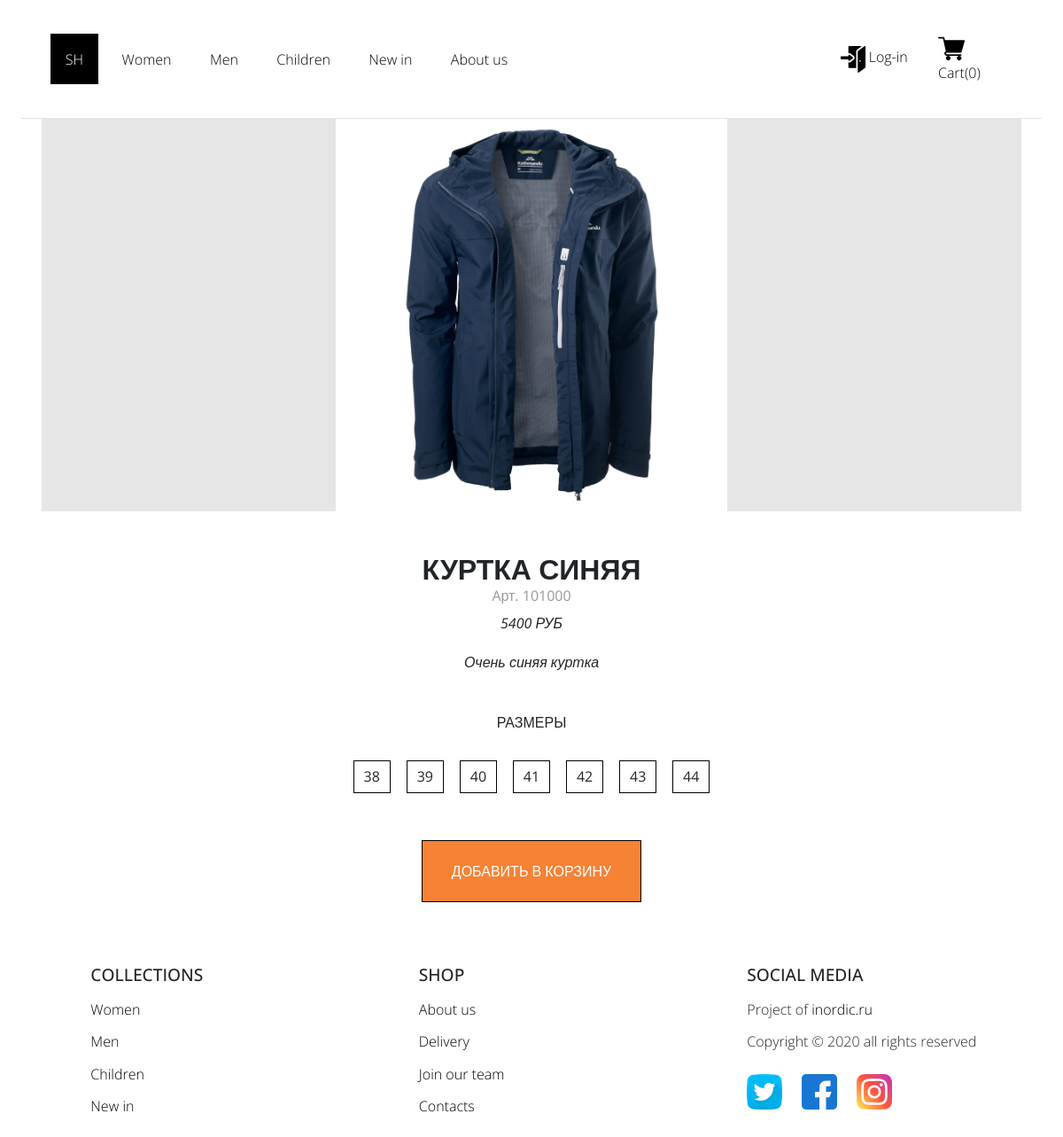
Page /card.php?id=1&title=Куртка синяя on the committed database.
### tables this page shows
CREATE TABLE `core_goods` (
  `id` int(11) NOT NULL,
  `title` varchar(100) NOT NULL,
  `category` int(10) DEFAULT NULL,
  `picture` varchar(400) DEFAULT NULL,
  `price` int(11) DEFAULT NULL,
  `description` text DEFAULT NULL,
  `code` int(50) NOT NULL
);

### system/classes/Connect.php (called while the page is built)
<?php
class Connect
{
    public static function getConnection()
    {
        $link = mysqli_connect('localhost', 'root', '', 'eshop');
        mysqli_set_charset($link, 'utf8');
        return $link;
    }
}

### system/classes/Good.php (called while the page is built, shortened)
<?php
class Good extends Unit
{
    public function getInfo()
    {
        $request = 'select * from core_goods where id='.$_GET['id'];
        $results = mysqli_query(Connect::getConnection(), $request);
        $line = mysqli_fetch_assoc($results);
        return $line;
    }
}

### card.php (the view, shortened to what this page needs)
<?php
       require ('components/header/index.php');
       ?>
<?php $good = New Good(); ?>
<div class="wrapper">
   <div class="">
                <?php $line = $good->getInfo();
                            ?>
                                        <div class="big-good">
                                                      <div class="grey-back"><a href="card.php?id=<<?= $line['id'] ?>" target="_blank">
                                                          <div class="big-pic">
                                                                <img src="<?=$line['picture']?>" alt="" title="<?php echo $line['title'] ; ?>"  />
                                                          </div>
                                                       </a></div>
                                                    <div class="good" style="padding:4%">
                                                        <div class="good-title big-title">
                                                                 <?= $line['title'] ?>
                                                        </div>
                                                        <div class="good-code big-code">
                                                           Aрт. <?= $line['code'] ?>
                                                        </div>
                                                        <div class="good-price big-price">
                                                                <?= $line['price'] ?> руб
                                                        </div>
                                                        <div class="good-description big-description">
                                                                <?= $line['description'] ?>
                                                        </div>
                                                    </div>
                                                    <div class="sizes">
                                                            <div class="size-p">РАЗМЕРЫ</div>
                                                            <div class="size-flex">
                                                                <div class="size-piece">38</div>
                                                                <div class="size-piece">39</div>
                                                                <div class="size-piece">40</div>
                                                                <div class="size-piece">41</div>
                                                                <div class="size-piece">42</div>
                                                                <div class="size-piece">43</div>
                                                                <div class="size-piece">44</div>
                                                            </div>
                                                            <a href="http://localhost/qwerty/eshop/system/controllers/cart/to_cart.php?id=<?= $line['id'] ?>"><div class="add-button">ДОБАВИТЬ В КОРЗИНУ</div></a>
                                                    </div>
                                        </div>
    </div>
</div>
<?php require ('components/footer/index.php'); ?>

### css/main.css (style rules this page uses)
* { margin: 0; padding: 0; box-sizing: border-box; font-family: 'Open Sans', sans-serif; flex-wrap: wrap; }
a { text-decoration: none; color: black; }
img { width:100%; }
html, body { height: 100%; }
.wrapper { max-width: 1400px; margin: 0 auto; width: 96%; display: table; height: 100%; }
.good-title { text-align: center; font-weight: 600; }
.good-price, .good-description { text-align: center; font-weight: 400; }
.good-code { text-align: center; font-weight: 400; }
.grey-back { background-color: #e6e6e6; }
.big-good { margin: 0 auto; border: none; }
.big-pic { width: 40%; margin: 0 auto; }
.big-pic img { width:100%; max-height: 80vh; }
.big-title { font-size: 2rem; line-height: 1.3; text-transform: uppercase; }
.big-code { color: #999999; line-height: 1.3; margin-bottom: 1% }
.big-price { line-height: 1.3; padding:2%; text-transform: uppercase; font-style: italic; padding-top:0; }
.big-description { text-align: center; font-style: italic; }
.sizes a { text-decoration: none; }
.size-p { text-transform: uppercase; font-size: 1rem; text-align: center; padding-bottom: 0; margin-bottom: 2%; }
.size-flex { display: flex; flex-direction: row; justify-content: center; align-items: center; }
.size-flex > * { padding: 0.5% 1%; border: 0.5px solid black; margin: 0.8%; }
.add-button { border: 0.3px solid black; padding: 2% 3%; text-align: center; text-transform: uppercase; background-color: #f68235; display: block; width: fit-content; color:white; margin: 4% auto; }

### rows in the picture
core_goods: picture (picture), title "КУРТКА СИНЯЯ", code "101000", price "5400", description "Очень синяя куртка"
